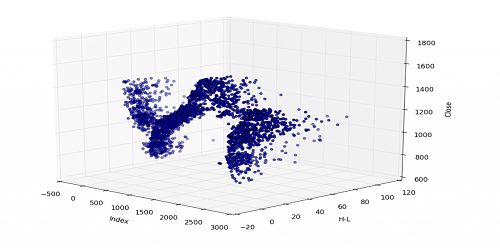
#> input picture basic-operations/images/3D-Matplotlib.png, 500 x 250 px, found by its file name
$ python blending.py
#> lines starting #> are read from the running program, lines starting #| are printed output that depends on the picture
import cv2
import numpy as np

# 500 x 250
img1 = cv2.imread('3D-Matplotlib.png')
#> img1 is the input picture: shape (250, 500, 3); mean B, G, R 240.9, 235.7, 235.7
img2 = cv2.imread('mainsvmimage.png')
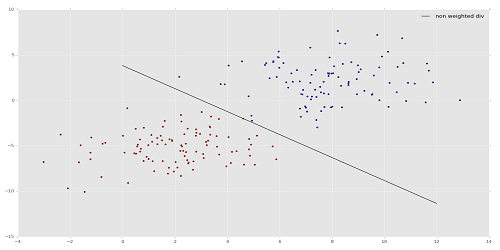
#> input picture basic-operations/images/mainsvmimage.png, 500 x 250 px, found by its file name
#> img2 is the input picture: shape (250, 500, 3); mean B, G, R 231.8, 231.6, 231.8

#add = img1+img2
weighted = cv2.addWeighted(img1, 0.6, img2, 0.5, 0.2)
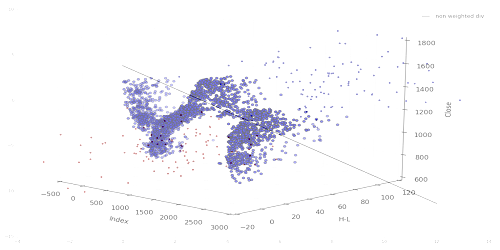
#> weighted: shape (250, 500, 3); mean B, G, R 250.1, 247, 247.1
add = cv2.add(img1, img2);
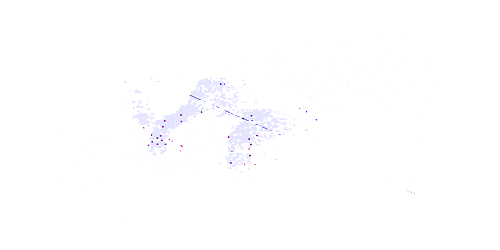
#> add: shape (250, 500, 3); mean B, G, R 254.9, 254.2, 254.2

cv2.imshow('add',add)
cv2.imshow('wieghted-add',weighted)
cv2.waitKey(0)
cv2.destroyAllWindows()
